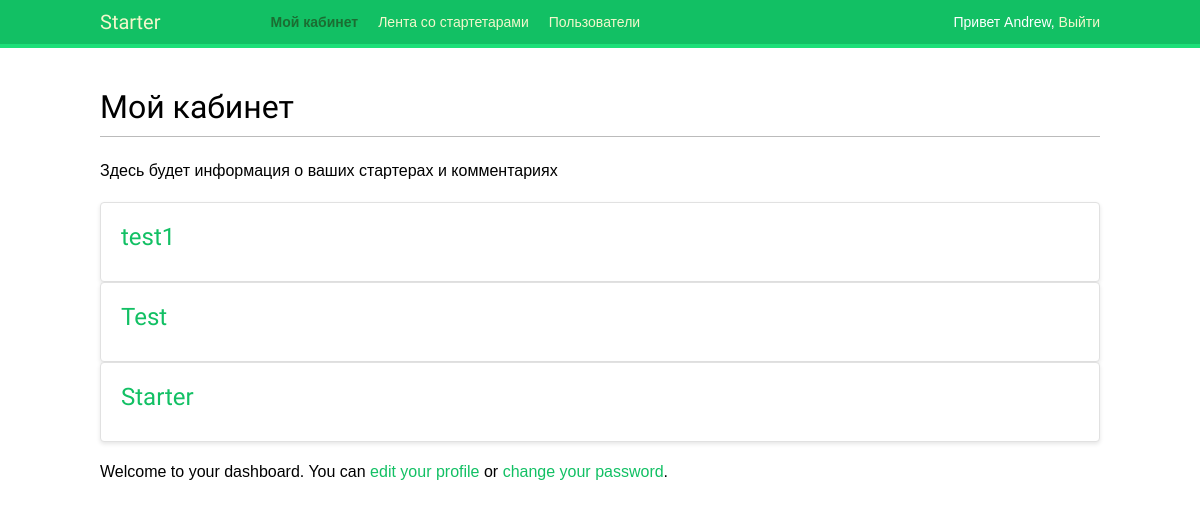
The page /dashboard/ (signed in) on the database its author committed.
### webprog/models.py (models this page shows, shortened)
class Post(models.Model):
    title = models.CharField(max_length=250)
    slug = models.SlugField(max_length=250,
                            unique_for_date='created')
    author = models.ForeignKey(User,
                               on_delete=models.CASCADE,
                               related_name='blog_posts')
    topic = models.CharField(max_length=30)
    body = models.TextField()
    created = models.DateTimeField(auto_now_add=True)
    updated = models.DateTimeField(auto_now=True)
    class Meta:
        ordering = ['-created']
        indexes = [
            models.Index(fields=['-created'])
        ]
    def get_absolute_url(self):
        return reverse('webprog:post',
                       args=[self.created.year,
                             self.created.month,
                             self.created.day,
                             self.slug])

### webprog/views.py (the view)
# urls.py: path('', webprog.views.post_list, name='dashboard'),
@login_required
def dashboard(request):
    posts = Post.objects.all().filter(author=request.user)
    return render(request,
    'webprog/dashboard.html',
    {'section': 'dashboard',
     'posts':posts})

### webprog/templates/webprog/dashboard.html (shortened to what this page needs)
{% extends "webprog/base.html" %}
{% block content %}
 <h1>Мой кабинет</h1>
 <p>Здесь будет информация о ваших стартерах и комментариях</p>
{%for post in posts%}
<article class ='post'>
  <a href="{{post.get_absolute_url}}">
        <h2>{{ post.title }}</h2></a>
</article>
{%endfor%}
<p>
 Welcome to your dashboard. You can <a href="{% url 'edit' %}">edit your profile</a>
or <a href="{% url 'password_change' %}">change your password</a>.
 </p>
{% endblock %}

### webprog/templates/webprog/base.html (shortened to what this page needs)
{% load static %}
<!DOCTYPE html>
<html>
<head>
<link href="{% static 'css/base_ITsite.css' %}" rel="stylesheet">
</head>
<body>
 <div id="header">
 <span class="logo">Starter</span>
 <ul class="menu">
  {% if request.user.is_authenticated %}
 <li {% if section == "dashboard" %}class="selected"{% endif %}>
 <a href="{% url 'webprog:dashboard' %}">Мой кабинет</a>
 </li>
  {%endif%}
 <li {% if section == "list" %}class="selected"{% endif %}>
 <a href="{% url 'webprog:post_list' %}">Лента со стартетарами</a>
 </li>
  {% if request.user.is_authenticated %}
 <li {% if section == "people" %}class="selected"{% endif %}>
 <a href="#">Пользователи</a>
 </li>
  {%endif%}
 </ul>
 <span class="user">
 {% if request.user.is_authenticated %}
 Привет {{ request.user.first_name|default:request.user.username }},
 <a href="{% url 'logout' %}">Выйти</a>
 {% else %}
 <a href="{% url 'login' %}">Войти</a>
 {% endif %}
 </span>
 </div>
 <div id="content">
 {% block content %}
 {% endblock %}
 </div>
</body>

### webprog/static/css/base_ITsite.css (style rules this page uses)
body { margin: 0; padding: 0; font-family: helvetica, sans-serif; }
p { line-height: 1.8; }
a { color: #12c064; text-decoration: none; }
h1, h2, h3, h4, h5, h6 { font-family: 'Muli', sans-serif; font-weight: normal; }
h1 { border-bottom: 1px solid #bbb; padding: 0 0 10px 0; margin: 10px 0 20px 0; }
h2 { margin: 30px 0 20px; }
#header { padding: 10px 100px; font-size: 14px; background: #12c064; color: #fff; border-bottom: 4px solid #1cdf78; overflow: auto; }
#header .logo { font-family: 'Muli', sans-serif; float: left; color: #f3f7cc; font-size: 20px; margin-right: 10%; }
#header ul.menu { list-style: none; float: left; margin: 0; padding: 0; }
#header ul.menu li { float: left; padding: 4px 10px; }
#header ul.menu li.selected a, #header ul.menu li.selected a:hover { color: #1b6d32; font-weight: bold; }
#header a { color: #f3f7cc; }
#header .user { float: right; padding-top: 4px; }
#content { padding: 30px 100px; }
.post { background-color: #fff; border: 1px solid #e1e1e1; border-radius: 4px; box-shadow: 0 2px 4px rgba(0, 0, 0, 0.1); padding: 20px; }
.post h2 { font-size: 1.5rem; margin: 0 0 10px; }
.post a { text-decoration: none; transition: color 0.3s ease; }

### rows shown on the page
Post: title "test1"
Post: title "Test"
Post: title "Starter"

### other values the page prints
{{ request.user.first_name|default:request.user.username }} "Andrew"
